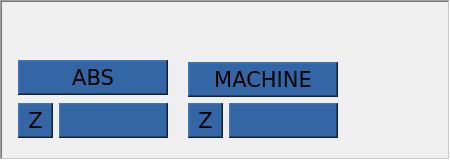
                  <widget class="QFrame" name="gridFrame_34">
                   <property name="minimumSize">
                    <size>
                     <width>450</width>
                     <height>100</height>
                    </size>
                   </property>
                   <property name="maximumSize">
                    <size>
                     <width>470</width>
                     <height>16777215</height>
                    </size>
                   </property>
                   <property name="styleSheet">
                    <string notr="true">QLabel {
color: rgb(0,0,0);
background-color:rgb(52, 101, 164);
font: 16pt &quot;DejaVu Sans&quot;
}</string>
                   </property>
                   <property name="frameShape">
                    <enum>QFrame::WinPanel</enum>
                   </property>
                   <property name="frameShadow">
                    <enum>QFrame::Sunken</enum>
                   </property>
                   <layout class="QGridLayout" name="gridLayout_17">
                    <item row="1" column="2" rowspan="2">
                     <widget class="QFrame" name="gridFrame_36">
                      <property name="styleSheet">
                       <string notr="true"/>
                      </property>
                      <property name="frameShape">
                       <enum>QFrame::NoFrame</enum>
                      </property>
                      <layout class="QGridLayout" name="gridLayout_20">
                       <property name="leftMargin">
                        <number>5</number>
                       </property>
                       <property name="topMargin">
                        <number>5</number>
                       </property>
                       <property name="rightMargin">
                        <number>5</number>
                       </property>
                       <property name="bottomMargin">
                        <number>5</number>
                       </property>
                       <item row="0" column="0" colspan="2">
                        <widget class="QLabel" name="label_36">
                         <property name="minimumSize">
                          <size>
                           <width>150</width>
                           <height>35</height>
                          </size>
                         </property>
                         <property name="maximumSize">
                          <size>
                           <width>999</width>
                           <height>35</height>
                          </size>
                         </property>
                         <property name="font">
                          <font>
                           <family>DejaVu Sans</family>
                           <pointsize>16</pointsize>
                           <weight>50</weight>
                           <italic>false</italic>
                           <bold>false</bold>
                          </font>
                         </property>
                         <property name="styleSheet">
                          <string notr="true"/>
                         </property>
                         <property name="frameShape">
                          <enum>QFrame::WinPanel</enum>
                         </property>
                         <property name="frameShadow">
                          <enum>QFrame::Raised</enum>
                         </property>
                         <property name="lineWidth">
                          <number>2</number>
                         </property>
                         <property name="text">
                          <string>ABS</string>
                         </property>
                         <property name="alignment">
                          <set>Qt::AlignCenter</set>
                         </property>
                        </widget>
                       </item>
                       <item row="1" column="1">
                        <widget class="StatusLabel" name="statuslabel_13">
                         <property name="minimumSize">
                          <size>
                           <width>80</width>
                           <height>35</height>
                          </size>
                         </property>
                         <property name="maximumSize">
                          <size>
                           <width>120</width>
                           <height>35</height>
                          </size>
                         </property>
                         <property name="font">
                          <font>
                           <family>DejaVu Sans</family>
                           <pointsize>16</pointsize>
                           <weight>50</weight>
                           <italic>false</italic>
                           <bold>false</bold>
                          </font>
                         </property>
                         <property name="frameShape">
                          <enum>QFrame::WinPanel</enum>
                         </property>
                         <property name="frameShadow">
                          <enum>QFrame::Raised</enum>
                         </property>
                         <property name="lineWidth">
                          <number>2</number>
                         </property>
                         <property name="alignment">
                          <set>Qt::AlignCenter</set>
                         </property>
                         <property name="rules" stdset="0">
                          <string>[{&quot;channels&quot;: [{&quot;url&quot;: &quot;position:rel&quot;, &quot;trigger&quot;: true}], &quot;property&quot;: &quot;Text&quot;, &quot;expression&quot;: &quot;'{:.4f}'.format(ch[0][2])&quot;, &quot;name&quot;: &quot;ABS POS&quot;}]</string>
                         </property>
                        </widget>
                       </item>
                       <item row="1" column="0">
                        <widget class="QLabel" name="label_45">
                         <property name="minimumSize">
                          <size>
                           <width>0</width>
                           <height>35</height>
                          </size>
                         </property>
                         <property name="maximumSize">
                          <size>
                           <width>35</width>
                           <height>35</height>
                          </size>
                         </property>
                         <property name="font">
                          <font>
                           <family>DejaVu Sans</family>
                           <pointsize>16</pointsize>
                           <weight>50</weight>
                           <italic>false</italic>
                           <bold>false</bold>
                          </font>
                         </property>
                         <property name="frameShape">
                          <enum>QFrame::WinPanel</enum>
                         </property>
                         <property name="frameShadow">
                          <enum>QFrame::Raised</enum>
                         </property>
                         <property name="lineWidth">
                          <number>2</number>
                         </property>
                         <property name="text">
                          <string>Z</string>
                         </property>
                         <property name="alignment">
                          <set>Qt::AlignCenter</set>
                         </property>
                        </widget>
                       </item>
                      </layout>
                     </widget>
                    </item>
                    <item row="1" column="5">
                     <spacer name="horizontalSpacer_15">
                      <property name="orientation">
                       <enum>Qt::Horizontal</enum>
                      </property>
                      <property name="sizeHint" stdset="0">
                       <size>
                        <width>40</width>
                        <height>20</height>
                       </size>
                      </property>
                     </spacer>
                    </item>
                    <item row="1" column="4" rowspan="2">
                     <widget class="QFrame" name="gridFrame_35">
                      <property name="styleSheet">
                       <string notr="true"/>
                      </property>
                      <property name="frameShape">
                       <enum>QFrame::NoFrame</enum>
                      </property>
                      <property name="frameShadow">
                       <enum>QFrame::Plain</enum>
                      </property>
                      <property name="lineWidth">
                       <number>1</number>
                      </property>
                      <property name="midLineWidth">
                       <number>0</number>
                      </property>
                      <layout class="QGridLayout" name="gridLayout_18">
                       <item row="0" column="0" colspan="2">
                        <widget class="QLabel" name="label_57">
                         <property name="minimumSize">
                          <size>
                           <width>150</width>
                           <height>35</height>
                          </size>
                         </property>
                         <property name="maximumSize">
                          <size>
                           <width>999</width>
                           <height>35</height>
                          </size>
                         </property>
                         <property name="font">
                          <font>
                           <family>DejaVu Sans</family>
                           <pointsize>16</pointsize>
                           <weight>50</weight>
                           <italic>false</italic>
                           <bold>false</bold>
                          </font>
                         </property>
                         <property name="styleSheet">
                          <string notr="true"/>
                         </property>
                         <property name="frameShape">
                          <enum>QFrame::WinPanel</enum>
                         </property>
                         <property name="frameShadow">
                          <enum>QFrame::Raised</enum>
                         </property>
                         <property name="lineWidth">
                          <number>2</number>
                         </property>
                         <property name="text">
                          <string>MACHINE</string>
                         </property>
                         <property name="alignment">
                          <set>Qt::AlignCenter</set>
                         </property>
                         <property name="openExternalLinks">
                          <bool>false</bool>
                         </property>
                        </widget>
                       </item>
                       <item row="1" column="1">
                        <widget class="StatusLabel" name="statuslabel_8">
                         <property name="minimumSize">
                          <size>
                           <width>80</width>
                           <height>35</height>
                          </size>
                         </property>
                         <property name="maximumSize">
                          <size>
                           <width>120</width>
                           <height>35</height>
                          </size>
                         </property>
                         <property name="font">
                          <font>
                           <family>DejaVu Sans</family>
                           <pointsize>16</pointsize>
                           <weight>50</weight>
                           <italic>false</italic>
                           <bold>false</bold>
                          </font>
                         </property>
                         <property name="frameShape">
                          <enum>QFrame::WinPanel</enum>
                         </property>
                         <property name="frameShadow">
                          <enum>QFrame::Raised</enum>
                         </property>
                         <property name="lineWidth">
                          <number>2</number>
                         </property>
                         <property name="alignment">
                          <set>Qt::AlignCenter</set>
                         </property>
                         <property name="rules" stdset="0">
                          <string>[{&quot;channels&quot;: [{&quot;url&quot;: &quot;status:joint_actual_position&quot;, &quot;trigger&quot;: true}], &quot;property&quot;: &quot;Text&quot;, &quot;expression&quot;: &quot;'{:.4f}'.format(ch[0][2])&quot;, &quot;name&quot;: &quot;MACHINE POS&quot;}]</string>
                         </property>
                        </widget>
                       </item>
                       <item row="1" column="0">
                        <widget class="QLabel" name="label_56">
                         <property name="minimumSize">
                          <size>
                           <width>0</width>
                           <height>35</height>
                          </size>
                         </property>
                         <property name="maximumSize">
                          <size>
                           <width>35</width>
                           <height>35</height>
                          </size>
                         </property>
                         <property name="font">
                          <font>
                           <family>DejaVu Sans</family>
                           <pointsize>16</pointsize>
                           <weight>50</weight>
                           <italic>false</italic>
                           <bold>false</bold>
                          </font>
                         </property>
                         <property name="frameShape">
                          <enum>QFrame::WinPanel</enum>
                         </property>
                         <property name="frameShadow">
                          <enum>QFrame::Raised</enum>
                         </property>
                         <property name="lineWidth">
                          <number>2</number>
                         </property>
                         <property name="text">
                          <string>Z</string>
                         </property>
                         <property name="alignment">
                          <set>Qt::AlignCenter</set>
                         </property>
                         <property name="margin">
                          <number>0</number>
                         </property>
                        </widget>
                       </item>
                      </layout>
                     </widget>
                    </item>
                    <item row="0" column="4">
                     <spacer name="verticalSpacer_6">
                      <property name="orientation">
                       <enum>Qt::Vertical</enum>
                      </property>
                      <property name="sizeHint" stdset="0">
                       <size>
                        <width>20</width>
                        <height>40</height>
                       </size>
                      </property>
                     </spacer>
                    </item>
                   </layout>
                  </widget>
